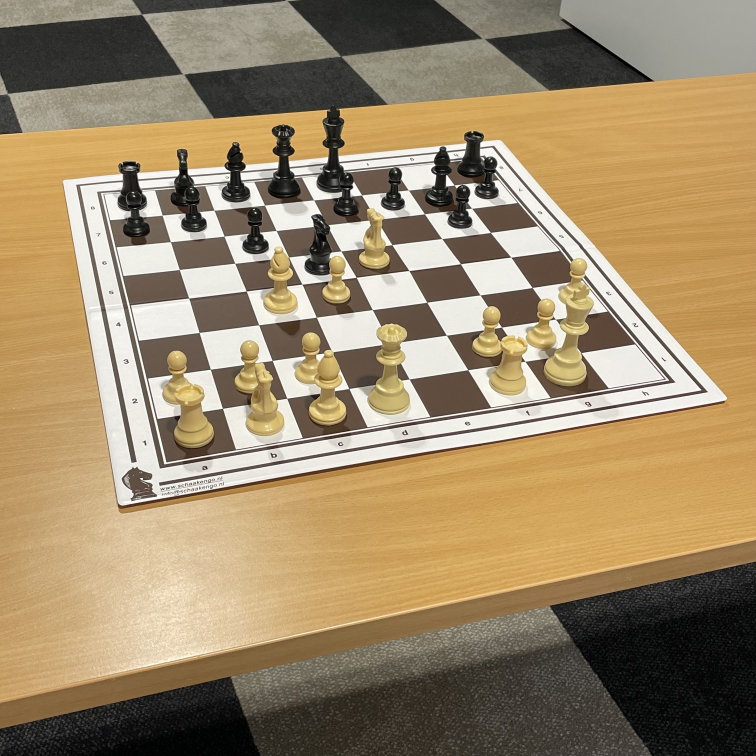
#> input picture images/G028_IMG015.jpg, 3024 x 3024 px (shown at 1/4 size)
$ jupyter execute chessboard-vision-3.ipynb
#> lines starting #> are read from the running program, lines starting #| are printed output that depends on the picture; after the words box and inside, x2 and y2 are one past the last pixel; in counts of white or black regions, pixels touching at a corner belong together
# Chessboard Vision Project

## 📌 Introduction
This project is part of the **Computer Vision** course in the Master's in Artificial Intelligence. The goal is to detect chess pieces on a board from images, determine their positions using bounding boxes, and represent them in an 8x8 matrix format. The solution is implemented in Python and follows a structured image processing pipeline.

## 🎯 Task Overview
- **Input:** Chessboard image
- **Output:**
  - Total number of black/white pieces
  - Bounding boxes around detected pieces
  - 8x8 matrix representing piece positions
- **Dataset:** 50 images for development, 10 unseen test images
- **Deliverables:**
  - Python script (single file)
  - Short report (max 2 pages)

---

[cell 1]
# Importing Libraries
import numpy as np
import pandas as pd
import matplotlib.pyplot as plt
import os
import cv2
import math

# Data Directory
dataDir = 'images'

# Define the window size
window_width = 800
window_height = 600

[cell 2]
# Function to resize image
def resize_image(image, window_width, window_height):
    height, width = image.shape[:2]
    scaling_factor = min(window_width / width, window_height / height)
    return cv2.resize(image, None, fx=scaling_factor, fy=scaling_factor, interpolation=cv2.INTER_AREA)

[cell 3]
# Read and Display an Image
# Opening an image
img = cv2.imread(os.path.join(dataDir, 'G028_IMG015.jpg'))
#> img is the input picture: shape (3024, 3024, 3); mean B, G, R 105.6, 137.2, 156.9

# Get the dimensions of the image
height, width, channels = img.shape
print(f'Image Dimensions: {height} x {width}')
#| Image Dimensions: 3024 x 3024
print(f'Number of Channels: {channels}')
#| Number of Channels: 3

# Calculate the scaling factor
scaling_factor = min(window_width / width, window_height / height)

# Resize the image
resized_img = resize_image(img, window_width, window_height)
#> in resize_image, `return cv2.resize(image, None, fx=scaling_factor, fy=scaling_factor, i..`:
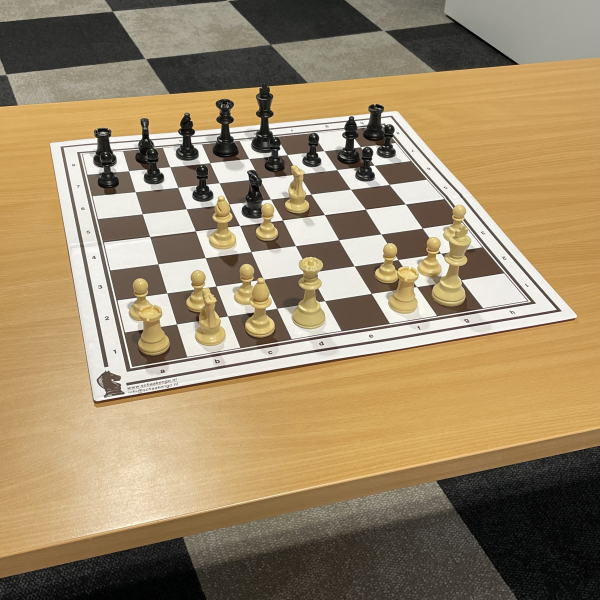
#> returned value: shape (600, 600, 3); mean of channels 0, 1, 2 105.6, 137.2, 156.9; drawn as B, G, R

# Display the resized image using matplotlib
plt.imshow(cv2.cvtColor(resized_img, cv2.COLOR_BGR2RGB))
plt.title('G028_IMG015.jpg')
plt.axis('off')
plt.show()

[cell 4]
def detect_chessboard_improved(image):
    """
    Detect the chessboard in an image using color segmentation and corner approximation

    Args:
        image: Input image in BGR format

    Returns:
        original image with contour drawn, isolated chessboard, detected corners, mask
    """
    # Convert image to HSV color space
    hsv = cv2.cvtColor(image, cv2.COLOR_BGR2HSV)

    # Create a mask for light colors (white border of the chessboard)
    lower_white = np.array([0, 0, 180])  # Adjusted threshold to be more sensitive
    upper_white = np.array([180, 50, 255])  # Slightly increased saturation range

    mask = cv2.inRange(hsv, lower_white, upper_white)

    # Perform morphological operations to clean up the mask
    kernel = np.ones((5, 5), np.uint8)
    mask = cv2.morphologyEx(mask, cv2.MORPH_CLOSE, kernel)
    mask = cv2.morphologyEx(mask, cv2.MORPH_OPEN, kernel)

    # Additional dilation to connect potentially broken contours
    mask = cv2.dilate(mask, kernel, iterations=2)

    # Find contours in the mask
    contours, _ = cv2.findContours(mask, cv2.RETR_EXTERNAL, cv2.CHAIN_APPROX_SIMPLE)

    # If no contours found, return original image and empty contour
    if not contours:
        return image, image.copy(), None, mask

    # Find the largest contour (assumed to be the chessboard)
    largest_contour = max(contours, key=cv2.contourArea)

    # Create a copy of the original image to draw on
    result = image.copy()

    # Approximate the contour to get a simpler polygon
    epsilon = 0.02 * cv2.arcLength(largest_contour, True)
    approx = cv2.approxPolyDP(largest_contour, epsilon, True)

    # Get the best four corners even if the shape is not exactly a quadrilateral
    corners = get_four_corners(approx, image.shape[:2])

    # Draw the detected corners on the result image
    for corner in corners:
        cv2.circle(result, tuple(corner), 10, (0, 0, 255), -1)

    # Draw the contour on the image
    cv2.drawContours(result, [np.array(corners)], -1, (0, 255, 0), 3)

    # Apply perspective transform to get the isolated chessboard
    isolated_board = four_point_transform(image, np.array(corners))

    return result, isolated_board, corners, mask

def get_four_corners(contour, image_shape):
    """
    Extract or approximate the four corners of a chessboard from a contour.

    Args:
        contour: The detected contour
        image_shape: Image height and width

    Returns:
        List of four corner points in clockwise order [top-left, top-right, bottom-right, bottom-left]
    """
    # If we already have exactly 4 points, check if they form a reasonable quadrilateral
    if len(contour) == 4:
        return sort_corners(contour.reshape(4, 2))

    # If we have more than 4 points, try to find the best 4 corners
    hull = cv2.convexHull(contour)
    epsilon = 0.03 * cv2.arcLength(hull, True)  # Increased epsilon for better approximation
    approx = cv2.approxPolyDP(hull, epsilon, True)

    # If approximation gives us exactly 4 points, use them
    if len(approx) == 4:
        return sort_corners(approx.reshape(4, 2))

    # Fallback: Use extreme points (leftmost, rightmost, topmost, bottommost)
    h, w = image_shape
    rect = cv2.minAreaRect(contour)
    box = cv2.boxPoints(rect)
    box = np.int32(box)  # Convert to integer
    return sort_corners(box)

def sort_corners(pts):
    """
    Sort corners in clockwise order starting from top left.

    Args:
        pts: Array of 4 points

    Returns:
        Sorted array of points
    """
    # Convert points to list if they're not already
    pts = pts.tolist() if not isinstance(pts[0], list) else pts

    # Sort points by x-coordinate
    pts.sort(key=lambda x: x[0])

    # Get left-side and right-side points
    left_side = pts[:2]
    right_side = pts[2:]

    # Sort left-side points by y-coordinate
    left_side.sort(key=lambda x: x[1])
    top_left, bottom_left = left_side

    # Sort right-side points by y-coordinate
    right_side.sort(key=lambda x: x[1])
    top_right, bottom_right = right_side

    return [top_left, top_right, bottom_right, bottom_left]

def four_point_transform(image, pts):
    """
    Apply perspective transformation to obtain a top-down view of the chessboard.

    Args:
        image: Input image
        pts: Four corner points of the chessboard

    Returns:
        Transformed image (top-down view of the chessboard)
    """
    # Define the output image size (assuming a square chessboard)
    width = height = max(
        np.linalg.norm(pts[0] - pts[1]),
        np.linalg.norm(pts[1] - pts[2]),
        np.linalg.norm(pts[2] - pts[3]),
        np.linalg.norm(pts[3] - pts[0])
    )
    width = int(width)
    height = int(height)

    # Define the destination points for the perspective transform
    dst = np.array([
        [0, 0],
        [width - 1, 0],
        [width - 1, height - 1],
        [0, height - 1]
    ], dtype="float32")

    # Convert corners to float32
    pts = np.array(pts, dtype="float32")

    # Compute the perspective transform matrix
    M = cv2.getPerspectiveTransform(pts, dst)

    # Apply the perspective transformation
    warped = cv2.warpPerspective(image, M, (width, height))

    return warped

[cell 5]
import os
import cv2
import matplotlib.pyplot as plt
from glob import glob

# Define the directory containing the images
dataDir = 'images'

# Get a list of all image file paths in the directory
image_paths = glob(os.path.join(dataDir, '*.jpg'))  # Adjust extension if needed (e.g., '*.png')

# Loop through each image in the directory
for image_path in image_paths:
    # Read the image
    img = cv2.imread(image_path)

    # Check if the image was loaded successfully
    if img is None:
        print(f"Failed to load image: {image_path}")
        continue

    # Apply the improved chessboard detection function
    result_improved, isolated_board, corners, mask = detect_chessboard_improved(img)
#> in detect_chessboard_improved, `mask = cv2.inRange(hsv, lower_white, upper_white)`:
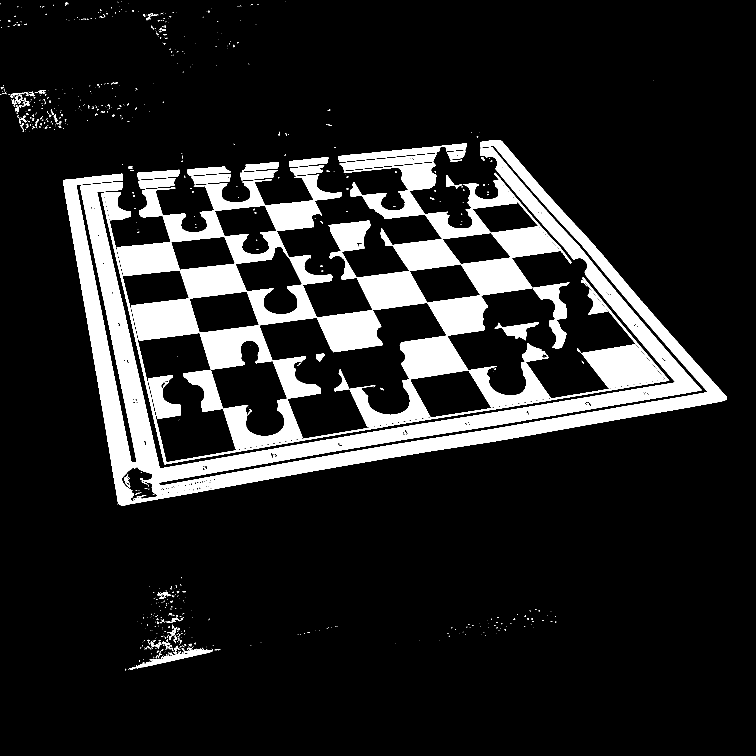
#> mask: shape (3024, 3024) (shown at 1/4 size); 13.9% white; 1012 white regions (793 under 20 px), largest, box (x1, y1, x2, y2) and area: (252, 560, 2908, 2022) 508313, (822, 704, 1368, 1055) 52899, (467, 969, 986, 1194) 52331
#> in detect_chessboard_improved, `mask = cv2.morphologyEx(mask, cv2.MORPH_OPEN, kernel)`:
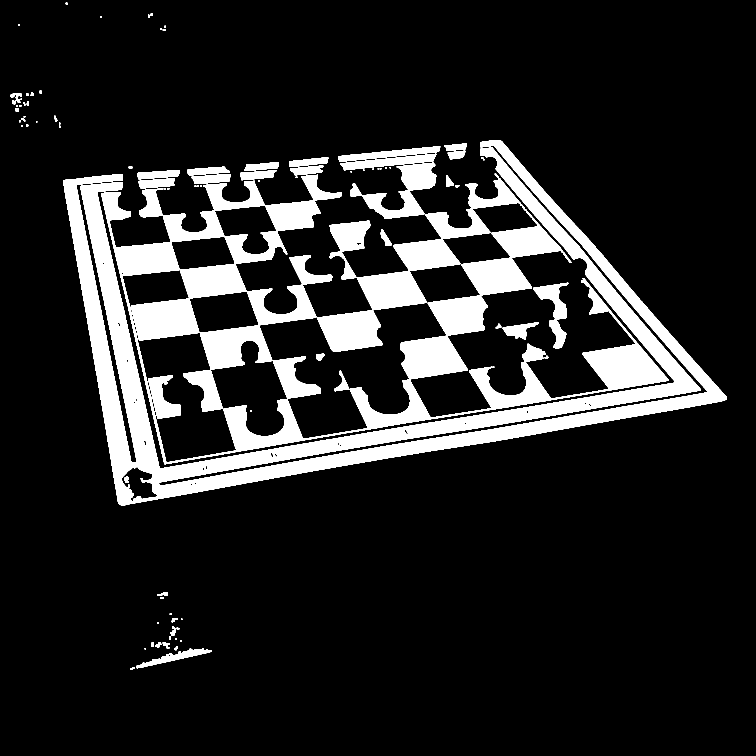
#> mask: shape (3024, 3024) (shown at 1/4 size); 14% white; 105 white regions, largest, box (x1, y1, x2, y2) and area: (253, 560, 2907, 2022) 514805, (405, 768, 2675, 1857) 250861, (1429, 694, 2106, 1240) 77785
#> in detect_chessboard_improved, `mask = cv2.dilate(mask, kernel, iterations=2)`:
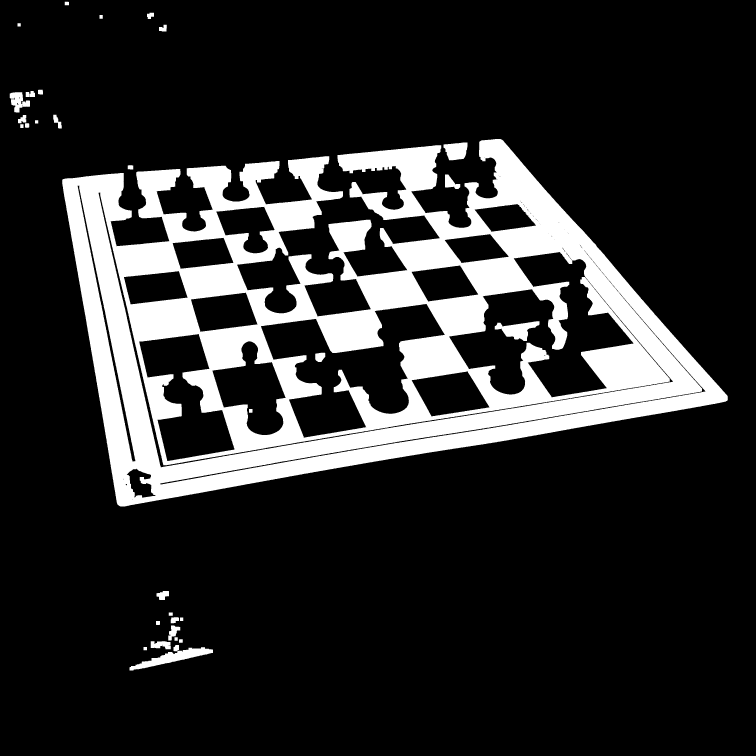
#> mask: shape (3024, 3024) (shown at 1/4 size); 17.1% white; 32 white regions
#> in detect_chessboard_improved, `contours, _ = cv2.findContours(mask, cv2.RETR_EXTERNAL, cv2.CHAIN_APPR..`: contours = 29 contours; largest, box (x1, y1, x2, y2) and area: (249, 556, 2911, 2026) 2288754, (518, 2580, 852, 2682) 10000, (1774, 570, 1870, 641) 5155, (39, 369, 120, 450) 3548, (1780, 698, 1841, 756) 1842
#> in detect_chessboard_improved, `largest_contour = max(contours, key=cv2.contourArea)`: largest_contour = contour of 5631 points, box (x1, y1, x2, y2) (249, 556, 2911, 2026), area 2288754
#> in detect_chessboard_improved, `epsilon = 0.02 * cv2.arcLength(largest_contour, True)`: epsilon = 350.3
#> in detect_chessboard_improved, `approx = cv2.approxPolyDP(largest_contour, epsilon, True)`: approx = [[2910, 1585], [2002, 556], [1350, 620], [1759, 952], [1269, 1266], [1316, 625], [249, 719], [481, 2025]]
#> in get_four_corners, `hull = cv2.convexHull(contour)`: hull = [[481, 2025], [249, 719], [2002, 556], [2910, 1585]]
#> in get_four_corners, `epsilon = 0.03 * cv2.arcLength(hull, True)`: epsilon = 207.8
#> in get_four_corners, `approx = cv2.approxPolyDP(hull, epsilon, True)`: approx = [[249, 719], [2002, 556], [2910, 1585], [481, 2025]]
#> in sort_corners, `pts = pts.tolist() if not isinstance(pts[0], list) else pts`: pts has the same summary as approx in get_four_corners
#> in sort_corners, `left_side = pts[:2]`: left_side = [[249, 719], [481, 2025]]
#> in sort_corners, `right_side = pts[2:]`: right_side = [[2002, 556], [2910, 1585]]
#> in sort_corners, `top_left, bottom_left = left_side`: top_left = [249, 719]; bottom_left = [481, 2025]
#> in sort_corners, `top_right, bottom_right = right_side`: top_right = [2002, 556]; bottom_right = [2910, 1585]
#> in detect_chessboard_improved, `corners = get_four_corners(approx, image.shape[:2])`: corners has the same summary as approx in get_four_corners
#> the loop in detect_chessboard_improved, `for corner in corners:` made 4 passes
#> in four_point_transform, `width = height = max( np.linalg.norm(pts[0] - pts[1]), np.linalg.norm(..`: width = 2468.5
#> in four_point_transform, `width = int(width)`: width = 2468
#> in four_point_transform, `dst = np.array([ [0, 0], [width - 1, 0], [width - 1, height - 1], [0, ..`: dst = [[0, 0], [2467, 0], [2467, 2467], [0, 2467]]
#> in four_point_transform, `pts = np.array(pts, dtype="float32")`: pts has the same summary as approx in get_four_corners
#> in four_point_transform, `M = cv2.getPerspectiveTransform(pts, dst)`: M = [[1.66, -0.296, -201.8], [0.348, 3.75, -2781], [-4.12e-05, 0.000512, 1]]
#> in four_point_transform, `warped = cv2.warpPerspective(image, M, (width, height))`:
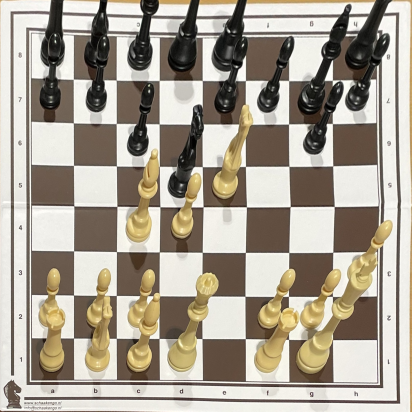
#> warped: shape (2468, 2468, 3) (shown at 1/6 size); mean B, G, R 146.9, 160.5, 168.9
#> corners has the same summary as approx in get_four_corners

    # Display the results
    plt.figure(figsize=(20, 10))

    plt.subplot(1, 4, 1)
    plt.imshow(cv2.cvtColor(img, cv2.COLOR_BGR2RGB))
    plt.title('Original Image')
    plt.axis('off')

    plt.subplot(1, 4, 2)
    plt.imshow(mask, cmap='gray')
    plt.title('Mask')
    plt.axis('off')

    plt.subplot(1, 4, 3)
    plt.imshow(cv2.cvtColor(result_improved, cv2.COLOR_BGR2RGB))
    plt.title('Detected Corners and Chessboard')
    plt.axis('off')

    plt.subplot(1, 4, 4)
    if isolated_board is not None:
        plt.imshow(cv2.cvtColor(isolated_board, cv2.COLOR_BGR2RGB))
        plt.title('Isolated Chessboard')
    else:
        plt.text(0.5, 0.5, 'No Chessboard Detected', fontsize=12, ha='center')
    plt.axis('off')

    plt.tight_layout()
    plt.show()
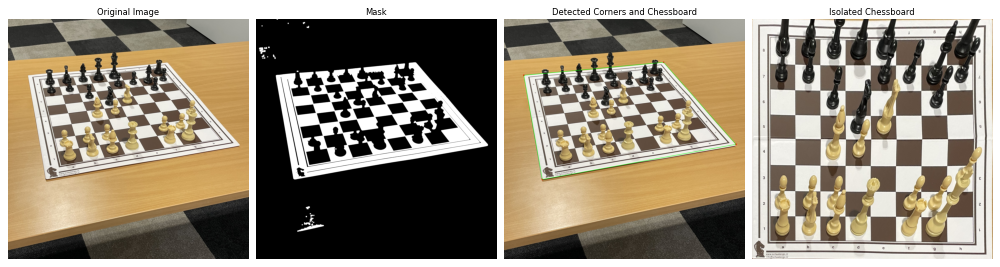
#> figure drawn by matplotlib, 4 panels

    # Display corner information
    if corners is not None:
        print(f"Detected corners for {os.path.basename(image_path)}: {corners}")
#| Detected corners for G028_IMG015.jpg: [[249, 719], [2002, 556], [2910, 1585], [481, 2025]]
    else:
        print(f"No corners detected for {os.path.basename(image_path)}")

$ run again, with images/G000_IMG062.jpg copied over images/G028_IMG015.jpg
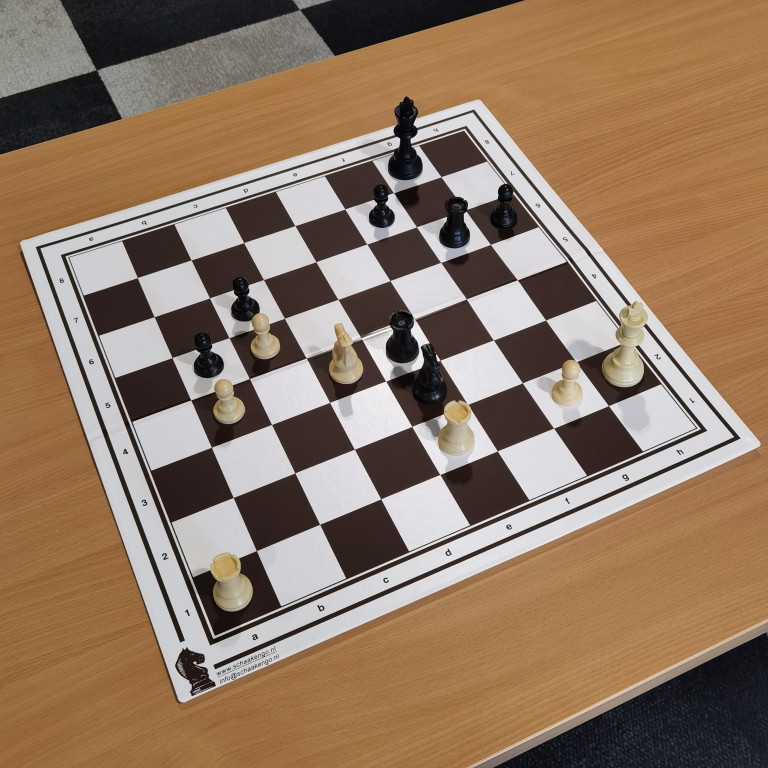
#> input picture images/G000_IMG062.jpg, 3072 x 3072 px (shown at 1/4 size)
#> img is the input picture: shape (3072, 3072, 3); mean B, G, R 99.5, 120.5, 144.4
#| Image Dimensions: 3072 x 3072
#| Number of Channels: 3
#> hsv: shape (3072, 3072, 3); mean H, S, V 45.4, 86.8, 145.5
#> in detect_chessboard_improved, `mask = cv2.dilate(mask, kernel, iterations=2)`:
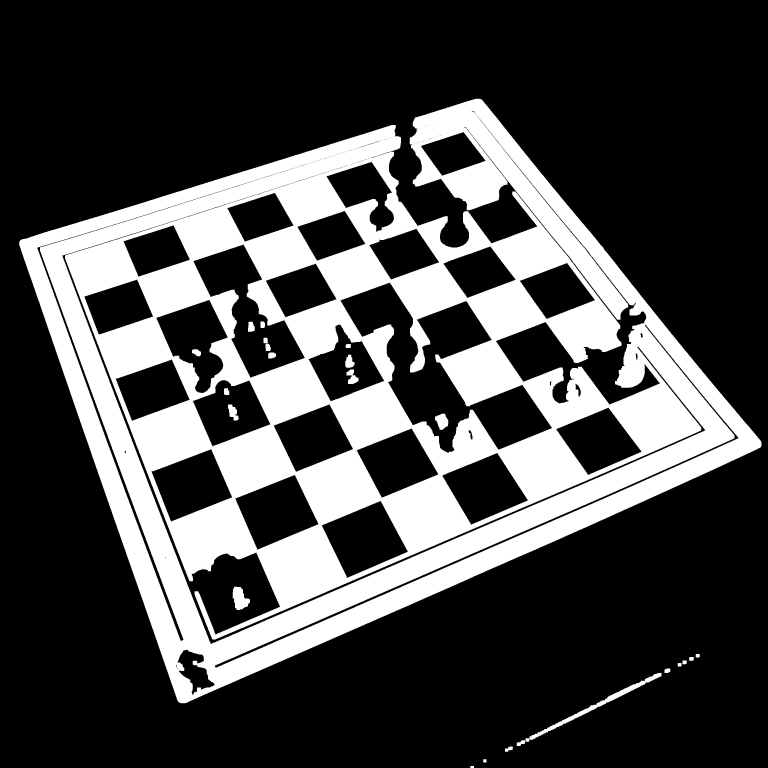
#> mask: shape (3072, 3072) (shown at 1/4 size); 27.8% white; 25 white regions
#> contours = 12 contours; largest, box (x1, y1, x2, y2) and area: (77, 395, 3046, 2813) 3934366, (2118, 2692, 2646, 2959) 9234, (2067, 2961, 2100, 2984) 426, (2020, 2986, 2051, 3007) 370, (2658, 2674, 2681, 2692) 332
#> largest_contour = contour of 8042 points, box (x1, y1, x2, y2) (77, 395, 3046, 2813), area 3934366
#> in detect_chessboard_improved, `epsilon = 0.02 * cv2.arcLength(largest_contour, True)`: epsilon = 360.4
#> in detect_chessboard_improved, `approx = cv2.approxPolyDP(largest_contour, epsilon, True)`: approx = contour of 9 points, box (x1, y1, x2, y2) (77, 397, 3046, 2812), area 4099226
#> hull = [[3045, 1783], [720, 2811], [77, 966], [1582, 500], [1925, 397]]
#> in get_four_corners, `epsilon = 0.03 * cv2.arcLength(hull, True)`: epsilon = 246.3
#> in get_four_corners, `approx = cv2.approxPolyDP(hull, epsilon, True)`: approx = [[3045, 1783], [720, 2811], [77, 966], [1925, 397]]
#> in sort_corners, `pts = pts.tolist() if not isinstance(pts[0], list) else pts`: pts has the same summary as approx in get_four_corners
#> left_side = [[77, 966], [720, 2811]]
#> right_side = [[1925, 397], [3045, 1783]]
#> top_left = [77, 966]; bottom_left = [720, 2811]
#> top_right = [1925, 397]; bottom_right = [3045, 1783]
#> in detect_chessboard_improved, `corners = get_four_corners(approx, image.shape[:2])`: corners = [[77, 966], [1925, 397], [3045, 1783], [720, 2811]]
#> the loop in detect_chessboard_improved, `for corner in corners:` made 4 passes
#> in four_point_transform, `width = height = max( np.linalg.norm(pts[0] - pts[1]), np.linalg.norm(..`: width = 2542.1
#> in four_point_transform, `width = int(width)`: width = 2542
#> dst = [[0, 0], [2541, 0], [2541, 2541], [0, 2541]]
#> in four_point_transform, `pts = np.array(pts, dtype="float32")`: pts has the same summary as corners in detect_chessboard_improved
#> M = [[1.36, -0.474, 352.9], [0.649, 2.11, -2085.2], [-1.94e-06, 0.000247, 1]]
#> `plt.show()`:
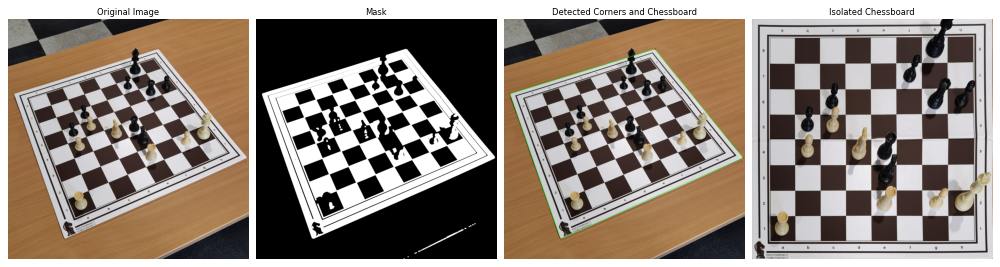
#> figure drawn by matplotlib, 4 panels
#| Detected corners for G028_IMG015.jpg: [[77, 966], [1925, 397], [3045, 1783], [720, 2811]]
